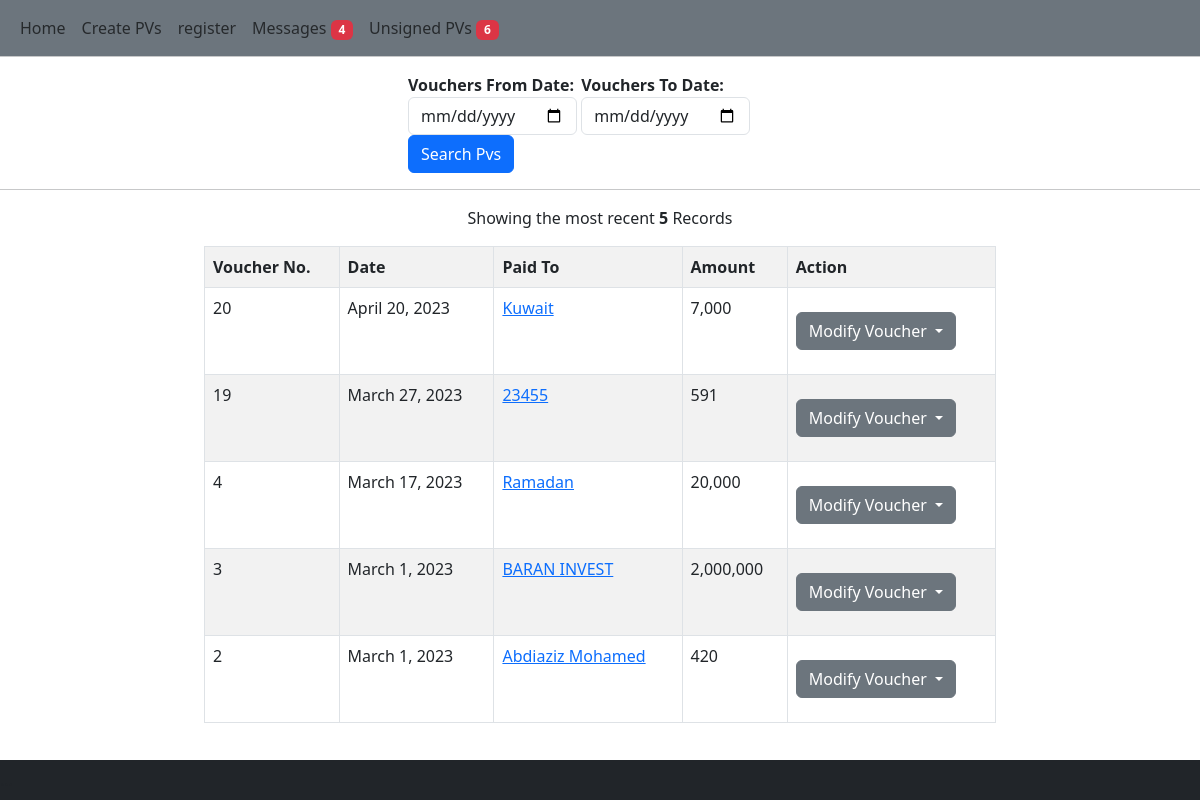
The page / on the database its author committed.
### pvoucher/models.py (models this page shows, shortened)
class Vouchers(models.Model):
    receipient=models.CharField(max_length=200)
    account = models.CharField(max_length=200)
    desc1=models.CharField(max_length=200)
    desc2 =models.CharField(max_length=200,blank=True)
    desc3 =models.CharField(max_length=200,blank=True)
    amount1=models.IntegerField(blank=True, null=True)
    amount2=models.IntegerField(blank=True, null=True)
    amount3=models.IntegerField(blank=True, null=True)
    total=models.IntegerField(max_length=10)
    payment_mode=models.CharField(max_length=10)
    project=models.CharField(max_length=20)
    currency=models.CharField(max_length=10)
    invoice_no = models.CharField(max_length=10,default='n/a')
    date_created=models.DateTimeField(auto_now_add=True)
    payment_date=models.DateField()
    prepared=models.CharField(max_length=50,blank=True)
    approved=models.CharField(max_length=50,blank=True)
    company=models.CharField(max_length=50,blank=True)
    comment=models.CharField(max_length=50,blank=True)

### pvoucher/views.py (the view)
# urls.py: path('', views.vlistview, name='home-page'),
def vlistview(request):
    if request.method=='POST':
        startdate=request.POST['startdate']
        enddate=request.POST['enddate']
        unsigned=Vouchers.objects.all().count()
        vlist=Vouchers.objects.filter(payment_date__range=(startdate, enddate)).order_by('-payment_date')
        return render(request,'vouchers/voucherlst.html',{'vlist':vlist,'start':startdate,'end':enddate,'vlist':vlist, 'unsigned':unsigned})
    else:
        vlist=Vouchers.objects.order_by('-date_created')[:5]
        unsigned=Vouchers.objects.all().count()
        return render(request,'vouchers/voucherlst.html',{'vlist':vlist,'unsigned':unsigned})

### templates/vouchers/voucherlst.html (shortened to what this page needs)
{% extends 'base.html' %}
{% load static %}
{% load humanize %}
{% block content %}
<div class="row">
    <hr>
    <div class="col"></div>
    <div class="col">
<form action="{% url 'home-page'%}" method="post">
<label for="date"> <strong> Vouchers From Date:</strong>
    <input type="date" class="form-control" id="date1"  name="startdate" required>
  </label>
  <label for="date"> <strong> Vouchers To Date:</strong>
    <input type="date" class="form-control"  name="enddate" id="date2" required>
  </label>
  <button class="btn btn-primary " id="btns" type="submit">Search Pvs</button>
</form>
</div>
<div class="col"></div>
</div>
  <hr>
<div class="row list">
    <div class="col-sm-2"></div>
    <div class="col-sm-8">
        {% if vlist %}
        {% if start and end %}
        <p align="center">showing result from <strong>{{start}}</strong> to <strong> {{end}}</strong></p>
        {% else %}
        <p align="center">Showing the most recent <strong>5</strong> Records</p>
        {% endif %}
        <table class="table table-striped table-bordered">
          <th>Voucher No.</th>
        <th>Date</th>
        <th>Paid To</th>
        <th>Amount</th>
        <th>Action</th>
        {% for data in vlist %}
        <tr>
            <td>{{data.id}}</td>
             <td>{{data.payment_date}}</td>
            <td><a href="{% url 'voucher'%}?id={{data.id}}">{{data.receipient}}</a></td>
            <td>{{data.total|intcomma}}</td>
            <td>
              <div class="input-group mt-3 mb-3">
                <button type="button" class="btn btn-secondary dropdown-toggle" data-bs-toggle="dropdown">
                  Modify Voucher
                </button>
              </div>
            </td>
        </tr>
        {% endfor %}
        {% else %}
        <p>{{feedback}} <a href="{% url 'home-page'%}">Go back</a> </p>
        {% endif %}
    </table>
  </div>
    <div class="col-sm-2"></div>
  </div >
  {% endblock content %}

### rows shown on the page
Vouchers: id "20", payment_date "April 20, 2023", receipient "Kuwait", total "7,000"
Vouchers: id "19", payment_date "March 27, 2023", receipient "23455", total "591"
Vouchers: id "4", payment_date "March 17, 2023", receipient "Ramadan", total "20,000"
Vouchers: id "3", payment_date "March 1, 2023", receipient "BARAN INVEST", total "2,000,000"
Vouchers: id "2", payment_date "March 1, 2023", receipient "Abdiaziz Mohamed", total "420"

### other values the page prints
{{ unsigned }} "6"
